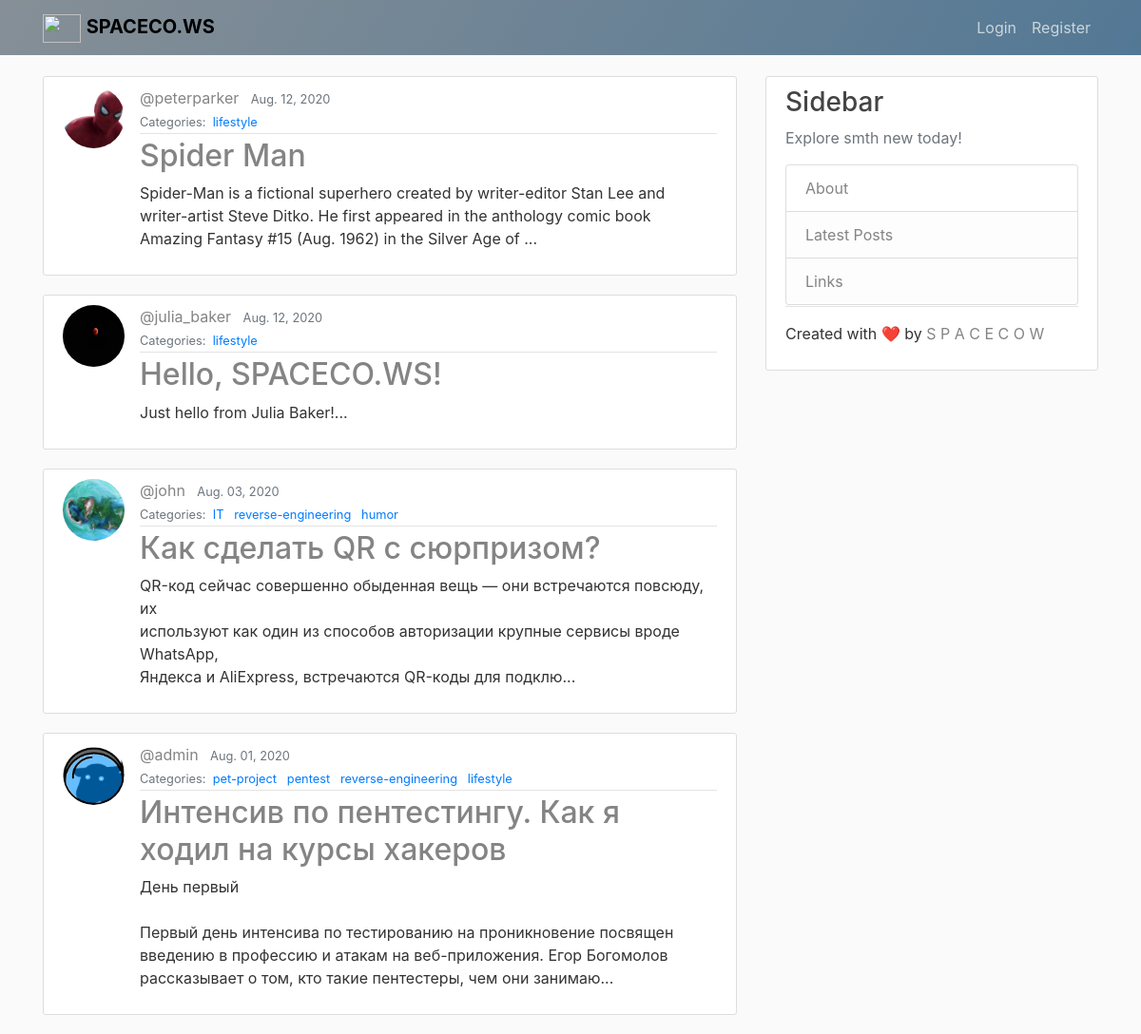
The page / on the database its author committed.
### blog/models.py (models this page shows, shortened)
class Post(models.Model):
    title = models.CharField(max_length=200, db_index=True)
    content = models.TextField()
    date_posted = models.DateTimeField(default=timezone.now)
    author = models.ForeignKey(User, on_delete=models.CASCADE)
    categories = models.ManyToManyField('Category', related_name='posts')
    image = models.ImageField(upload_to='images/', default="images/None/no-img.jpg")
    slug= models.SlugField(max_length=500, unique=True, null=True, blank=True, db_index=True)

class Category(models.Model):
    name = models.CharField(max_length=20)

### users/models.py (models this page shows, shortened)
class Profile(models.Model):
    user = models.OneToOneField(User, on_delete=models.CASCADE)
    image = models.ImageField(default='default.png', upload_to='profile_pics')

### blog/views.py (the view)
# urls.py: path("", PostListView.as_view(), name='blog-home'),
class PostListView(ListView):
    model = Post
    template_name = 'blog/home.html'
    context_object_name = 'posts'
    ordering = ['-date_posted']
    paginate_by = 5

### blog/templates/blog/home.html (shortened to what this page needs)
{% extends 'blog/base.html' %}
{% block content %}
  {% for post in posts %}
    <article class="media content-section">
      <img class="rounded-circle article-img" src="{{ post.author.profile.image.url }}" alt="">
      <div class="media-body">
        <div class="article-metadata">
          <a class="mr-2 author_title" href="{% url 'user-posts' post.author.username %}">@{{ post.author }}</a>
          <small class="text-muted">{{ post.date_posted|date:"N d, Y" }}</small>
          <div>
          <small class="text-muted">
            Categories:&nbsp;
            {% for category in post.categories.all %}
            <a href="{% url 'blog_category' category.name %}">
              {{ category.name }}
            </a>&nbsp;
            {% endfor %}
          </small>
          </div>
        </div>
        <h2><a class="article-title" href="{% url 'post-detail' post.slug %}">{{ post.title }}</a></h2>
        <p class="article-content">{{ post.content|slice:200 }}...</p>
      </div>
    </article>
    {% endfor %}
{% endblock content %}

### blog/templates/blog/base.html (shortened to what this page needs)
{% load static %}
<!DOCTYPE html>
<html lang="en" dir="ltr">
  <head>
    <link rel="stylesheet" href="https://stackpath.bootstrapcdn.com/bootstrap/4.3.1/css/bootstrap.min.css">
    <link rel="stylesheet" href="{% static 'blog/main.css' %}">
  </head>
  <body>
    <header class="site-header">
      <nav class="navbar navbar-expand-md navbar-dark bg-steel fixed-top">
        <div class="container">
          <a class="navbar-brand mr-4" href="{% url 'blog-home' %}"><img class="i40" src="https://66.media.tumblr.com/db5f5e8b81629177f727c181cabe329e/edce5e9ec746c30d-5b/s500x750/1aab692ed02e40090145be1779e41a9ded964b82.png"> <b>SPACECO.WS</b></a>
            <div class="navbar-nav">
              {% if user.is_authenticated %}
              <i><a class="nav-item nav-link" href="{% url 'profile' %}">@{{ user.username }}</a></i>
                <a class="nav-item nav-link" href="{% url 'post-create' %}">New Post</a>
                <a class="nav-item nav-link" href="{% url 'logout' %}">Logout</a>
              {% else %}
                <a class="nav-item nav-link" href="{% url 'login' %}">Login</a>
                <a class="nav-item nav-link" href="{% url 'register' %}">Register</a>
              {% endif %}
            </div>
          </div>
      </nav>
    </header>
    <main role="main" class="container">
      <div class="row">
        <div class="col-md-8">
          {% block content %}{% endblock %}
        </div>
        <div class="col-md-4">
          <div class="content-section sticky">
            <h3>Sidebar</h3>
            <p class='text-muted'>Explore smth new today!
              <ul class="list-group article-metadata">
                <li class="list-group-item"><a class="author_title" href="{% url 'blog-about' %}">About</a></li>
                <li class="list-group-item list-group-item-light"><a class="author_title" href="{% url 'blog-home' %}">Latest Posts</a></li>
                <li class="list-group-item list-group-item-light"><a class="author_title" href="">Links</a></li>
              </ul>
            </p>
            <p> Created with ❤️ by <a href="https://github.com/sp4c3cow" class="createdwithlove">S P A C E C O W</a> </p>
          </div>
        </div>
      </div>
    </main>
  </body>
</html>

### blog/static/blog/main.css (style rules this page uses)
body { background: #fafafa; color: #333333; margin-top: 5rem; }
h1, h2, h3, h4, h5, h6 { color: #444444; }
ul { margin: 0; }
.bg-steel { background-image: linear-gradient(120deg, #868f96 , #537895); }
.site-header .navbar-nav .nav-link { color: #cbd5db; }
.navbar-dark .navbar-brand { color: #000000; }
.content-section { background: #ffffff; padding: 10px 20px; border: 1px solid #dddddd; border-radius: 3px; margin-bottom: 20px; }
.sticky { position: -webkit-sticky; position: sticky; top: 4.5rem; }
.article-title { color: #848484; }
.article-content { white-space: pre-line; }
.article-img { height: 65px; width: 65px; margin-right: 16px; }
.author_title { color: #848484; }
.createdwithlove { color: #848484; }
.article-metadata { padding-bottom: 1px; margin-bottom: 4px; border-bottom: 1px solid #e3e3e3; color: #000000; }
.i40 { width: 40px; height: 30px; }

### rows shown on the page
Post: author.profile.image (picture), author "peterparker", date_posted "Aug. 12, 2020", title "Spider Man", content "Spider-Man is a fictional superhero created by writer-editor Stan Lee and writer-artist Steve Ditko. He first appeared in the anthology comic book Amazing Fantasy #15 (Aug. 1962) in the Silver Age of"
Category: name "lifestyle"
Post: author.profile.image (picture), author "julia_baker", date_posted "Aug. 12, 2020", title "Hello, SPACECO.WS!", content "Just hello from Julia Baker!"
Post: author.profile.image (picture), author "john", date_posted "Aug. 03, 2020", title "Как сделать QR c сюрпризом?", content "QR-код сейчас совершенно обыденная вещь — они встречаются повсюду, их используют как один из способов авторизации крупные сервисы вроде WhatsApp, Яндекса и AliExpress, встречаются QR-коды для подклю"
Category: name "IT"
Category: name "reverse-engineering"
Category: name "humor"
Post: author.profile.image (placeholder picture), author "admin", date_posted "Aug. 01, 2020", title "Интенсив по пентестингу. Как я ходил на курсы хакеров", content "День первый Первый день интенсива по тестированию на проникновение посвящен введению в профессию и атакам на веб-приложения. Егор Богомолов рассказывает о том, кто такие пентестеры, чем они занимаю"
Category: name "pet-project"
Category: name "pentest"
